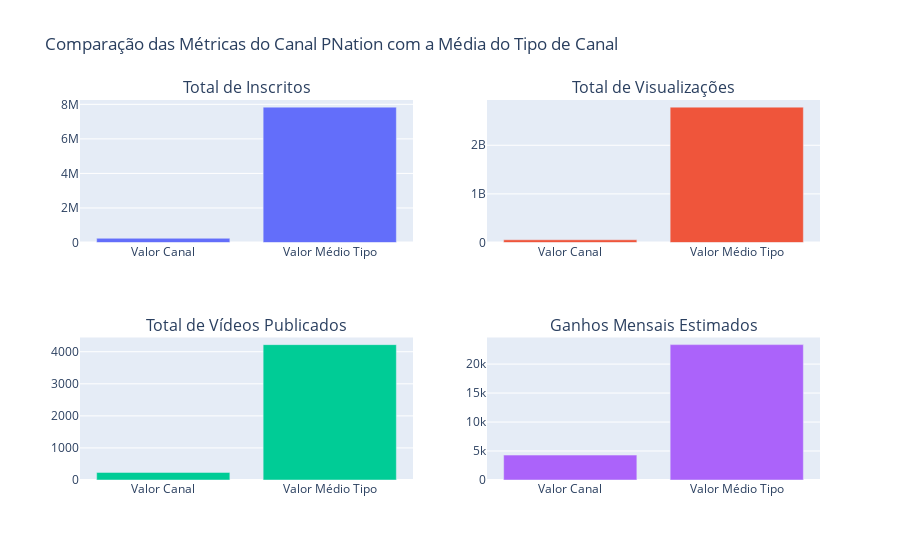

The code cell stored with this chart in its notebook:
### Markdown cell above
<br><br><br>
    
Com base nas suas instruções e estrutura proposta, aqui estão algumas sugestões adicionais para cada menu que podem enriquecer a análise:

## MENU VISÃO GERAL
### Gráficos de Visão Geral:

- Total de Criação de Canal Por Mês: Já incluído.
- Total de Criação de Canal Por Ano: Já incluído.
- Total de Vídeos Publicados por Mês: Já incluído.
- Total de Vídeos Publicados por Ano: Já incluído.
- Total de Vídeos Visualizados por Mês: Já incluído.
- Total de Vídeos Visualizados por Ano: Já incluído.
- Taxa de Crescimento de Visualizações por Ano: Já incluído..

#### Adicionar

- Top 10 canais com mais inscritos (grafico de barras) Já incluído.
- top 30 canais com mais inscritos (Treemap (Mapa de Árvore)) Já incluído.
- Top 10 canais com mais vídeos publicados (grafico de barras) Já incluído.
- top 30 canais com mais vídeos publicados (Treemap (Mapa de Árvore)) Já incluído.
- Top 10 canais com mais visualizações (grafico de barras) Já incluído.
- top 30 canais com mais visualizações (Bubble Chart (Gráfico de Bolhas)) Já incluído.



## MENU VISÃO POR PAÍS
### Gráficos de País:

- Mapa Interativo: Mostrar o total de usuários agrupados por país, com tooltip exibindo a quantidade de usuários.
- Mapa de Proporção de Usuários: Mostrar a proporção de usuários do YouTube em relação à população total de cada país.

#### Sugestões Adicionais:

- Total de Inscritos por País: Gráfico de barras mostrando o total de inscritos por país.
- Total de Visualizações por País: Gráfico de barras mostrando o total de visualizações por país.
- Ganho Médio por Canal por País: Gráfico de barras mostrando o ganho médio por canal em cada país.

## MENU VISÃO POR TIPO DO CANAL
### Gráficos de Tipo de Canal:

- Treemap Interativo:
Dropdown menu para selecionar o país.
Gráfico treemap mostrando os tipos de canais e o total de cada tipo para o país selecionado.

#### Sugestões Adicionais:

- Distribuição de Inscritos por Tipo de Canal: Gráfico de barras mostrando a distribuição total de inscritos por tipo de canal.
- Distribuição de Visualizações por Tipo de Canal: Gráfico de barras mostrando a distribuição total de visualizações por tipo de canal.
- Crescimento de Inscritos por Tipo de Canal: Gráfico de linhas mostrando o crescimento de inscritos ao longo do tempo para diferentes tipos de canais.

## MENU VISÃO CANAIS INDIVIDUAIS
### Gráficos Relacionados a um Canal Específico:

- Lista de Canais em Ordem Alfabética:
Dropdown menu para selecionar o canal.
Gráficos individuais referentes ao canal escolhido.

#### Sugestões Adicionais:

- Evolução de Inscritos ao Longo do Tempo: Gráfico de linhas mostrando o crescimento de inscritos para o canal selecionado.
- Evolução de Visualizações ao Longo do Tempo: Gráfico de linhas mostrando o crescimento de visualizações para o canal selecionado.
- Relação Entre Publicações e Engajamento: Gráfico de dispersão mostrando a relação entre o número de vídeos publicados e o engajamento (inscritos/visualizações) para o canal selecionado.
- Comparação com Média do Tipo de Canal: Gráficos comparando as métricas do canal selecionado com a média de outros canais do mesmo tipo.


Estas sugestões visam oferecer uma visão mais ampla e detalhada dos dados, ajudando a identificar tendências, padrões e insights significativos. Se você gostar de alguma dessas ideias ou quiser ajustar algo, podemos discutir mais detalhadamente.

### Code cell
import plotly.graph_objects as go
from plotly.subplots import make_subplots
import pandas as pd

# Filtrar dados para o canal "PNation" de Angola
canal_nome = 'PNation'
pais_nome = 'Angola'
canal_info = dados[(dados['nome_do_canal'] == canal_nome) & (dados['pais'] == pais_nome)].iloc[0]

# Calcular a média das métricas para o mesmo tipo de canal
tipo_do_canal = canal_info['tipo_do_canal']
dados_tipo_canal = dados[dados['tipo_do_canal'] == tipo_do_canal]

# Selecionar apenas as colunas numéricas
dados_tipo_canal_numerico = dados_tipo_canal.select_dtypes(include=['float64', 'int64']).mean()

# Criar DataFrames individuais para cada métrica
metrics = ['Total de Inscritos', 'Total de Visualizações', 'Total de Vídeos Publicados', 'Ganhos Mensais Estimados']
values_canal = [canal_info['total_de_inscritos'], canal_info['total_de_visualizacoes'], canal_info['total_de_videos_publicado'], canal_info['ganhos_mensais_estimados_minimo']]
values_media_tipo = [dados_tipo_canal_numerico['total_de_inscritos'], dados_tipo_canal_numerico['total_de_visualizacoes'], dados_tipo_canal_numerico['total_de_videos_publicado'], dados_tipo_canal_numerico['ganhos_mensais_estimados_minimo']]

# Criar subplots
fig = make_subplots(rows=2, cols=2, subplot_titles=metrics)

# Adicionar gráficos de barras
for i, metrica in enumerate(metrics):
    comparacao_metrica = {
        'Categoria': ['Valor Canal', 'Valor Médio Tipo'],
        'Valor': [values_canal[i], values_media_tipo[i]]
    }
    comparacao_df = pd.DataFrame(comparacao_metrica)

    # Adicionar gráfico de barras ao subplot
    fig.add_trace(
        go.Bar(name=metrica, x=comparacao_df['Categoria'], y=comparacao_df['Valor']),
        row=(i//2)+1, col=(i%2)+1
    )

# Atualizar layout do gráfico
fig.update_layout(title_text=f'Comparação das Métricas do Canal {canal_nome} com a Média do Tipo de Canal', showlegend=False)
fig.show()

### Figure 1 — Plotly figure (JSON) as saved in the notebook; plotly's stock layout.template omitted (floating-point values rounded to 4 significant figures)
{"data": [{"name": "Total de Inscritos", "type": "bar", "x": ["Valor Canal", "Valor Médio Tipo"], "xaxis": "x", "y": [244000, 7838000.0], "yaxis": "y"}, {"name": "Total de Visualizações", "type": "bar", "x": ["Valor Canal", "Valor Médio Tipo"], "xaxis": "x2", "y": [56188836, 2785000000.0], "yaxis": "y2"}, {"name": "Total de Vídeos Publicados", "type": "bar", "x": ["Valor Canal", "Valor Médio Tipo"], "xaxis": "x3", "y": [237, 4222.0], "yaxis": "y3"}, {"name": "Ganhos Mensais Estimados", "type": "bar", "x": ["Valor Canal", "Valor Médio Tipo"], "xaxis": "x4", "y": [4300, 23360.0], "yaxis": "y4"}], "layout": {"annotations": [{"font": {"size": 16}, "showarrow": false, "text": "Total de Inscritos", "x": 0.225, "xanchor": "center", "xref": "paper", "y": 1, "yanchor": "bottom", "yref": "paper"}, {"font": {"size": 16}, "showarrow": false, "text": "Total de Visualizações", "x": 0.775, "xanchor": "center", "xref": "paper", "y": 1, "yanchor": "bottom", "yref": "paper"}, {"font": {"size": 16}, "showarrow": false, "text": "Total de Vídeos Publicados", "x": 0.225, "xanchor": "center", "xref": "paper", "y": 0.375, "yanchor": "bottom", "yref": "paper"}, {"font": {"size": 16}, "showarrow": false, "text": "Ganhos Mensais Estimados", "x": 0.775, "xanchor": "center", "xref": "paper", "y": 0.375, "yanchor": "bottom", "yref": "paper"}], "showlegend": false, "title": {"text": "Comparação das Métricas do Canal PNation com a Média do Tipo de Canal"}, "xaxis": {"anchor": "y", "domain": [0, 0.45]}, "xaxis2": {"anchor": "y2", "domain": [0.55, 1]}, "xaxis3": {"anchor": "y3", "domain": [0, 0.45]}, "xaxis4": {"anchor": "y4", "domain": [0.55, 1]}, "yaxis": {"anchor": "x", "domain": [0.625, 1]}, "yaxis2": {"anchor": "x2", "domain": [0.625, 1]}, "yaxis3": {"anchor": "x3", "domain": [0, 0.375]}, "yaxis4": {"anchor": "x4", "domain": [0, 0.375]}}}
